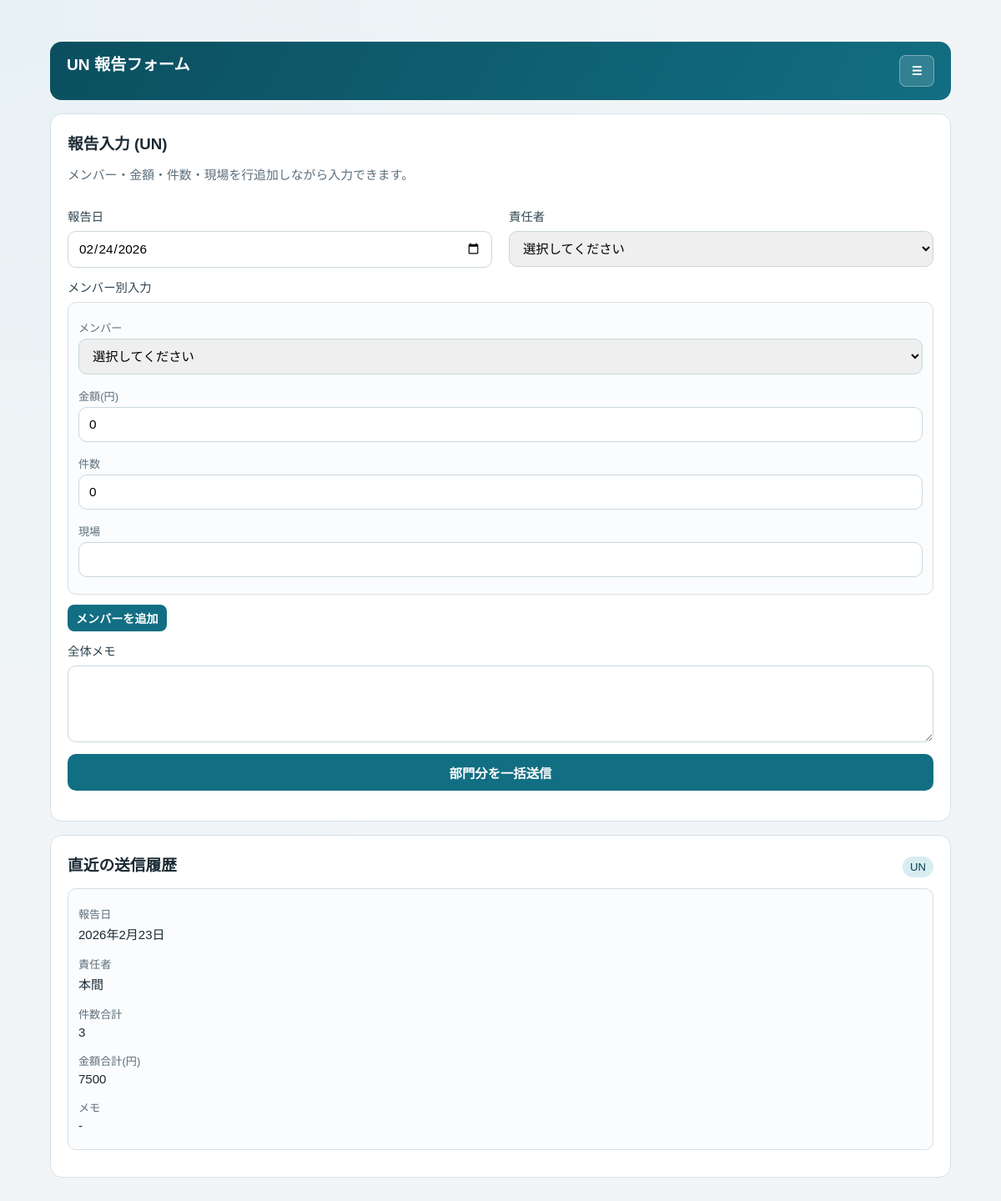
The page /reports/un/ (signed in) on the database as committed earlier.
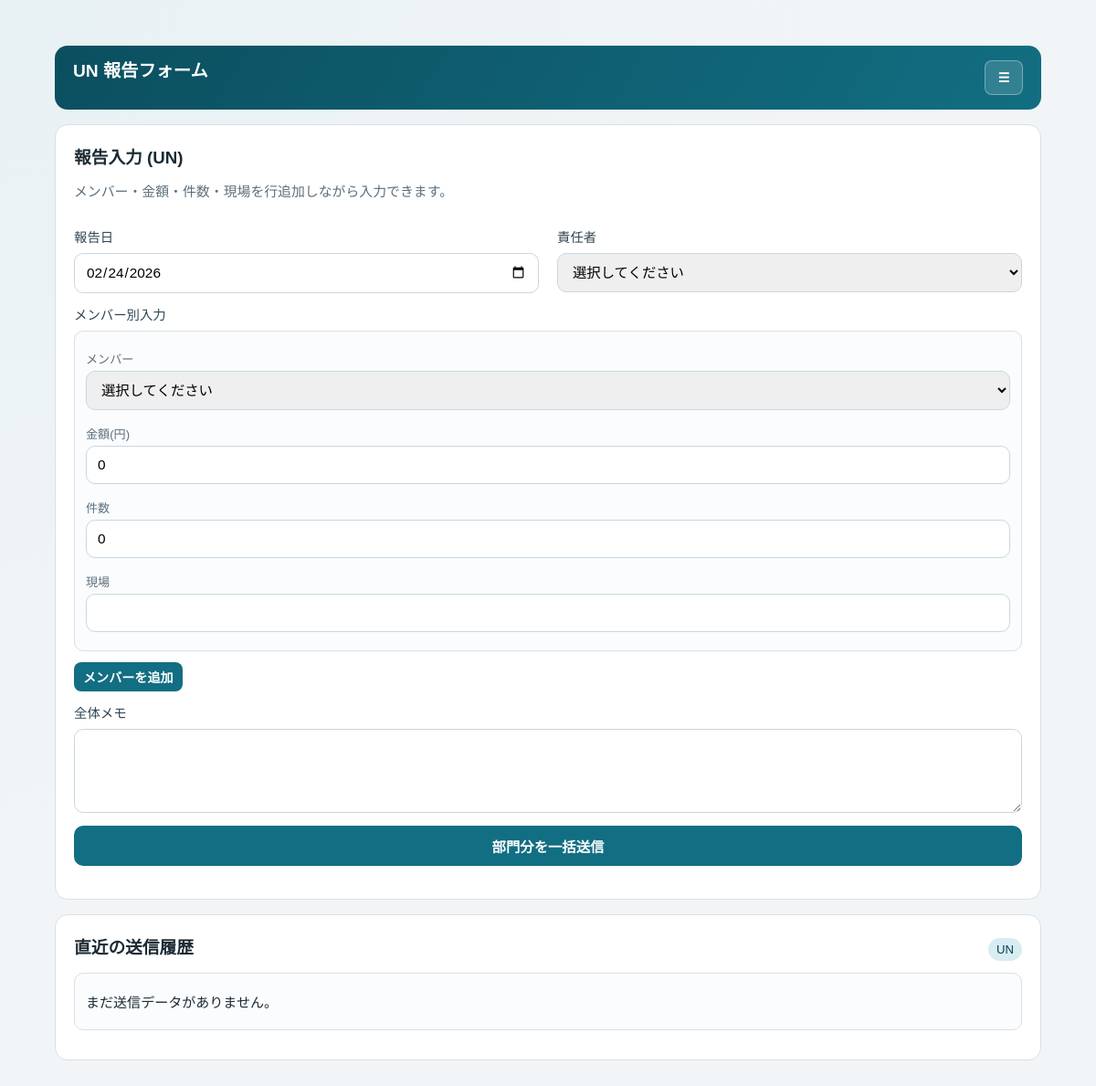
The same page on the database as committed later.
### apps/reports/models.py (models this page shows, shortened)
class DailyDepartmentReport(models.Model):
    department = models.ForeignKey(
        Department,
        on_delete=models.CASCADE,
        related_name="daily_reports",
    )
    report_date = models.DateField(default=timezone.localdate)
    reporter = models.ForeignKey(
        Member,
        on_delete=models.SET_NULL,
        null=True,
        blank=True,
        related_name="submitted_reports",
    )
    total_count = models.PositiveIntegerField(default=0)
    followup_count = models.PositiveIntegerField(default=0)
    location = models.CharField(max_length=128, blank=True)
    memo = models.TextField(blank=True)
    created_at = models.DateTimeField(auto_now_add=True)
    class Meta:
        ordering = ["-report_date", "-created_at"]

### apps/accounts/models.py (models this page shows, shortened)
class Member(models.Model):
    name = models.CharField(max_length=64)
    login_id = models.CharField(max_length=64, unique=True)
    password = models.CharField(max_length=128)
    created_at = models.DateTimeField(auto_now_add=True)
    class Meta:
        ordering = ["-created_at"]

### apps/reports/views.py (the view)
# urls.py: path("un/", report_un, name="report_un"),
@require_roles(ROLE_REPORT, ROLE_ADMIN)
def report_un(request: HttpRequest) -> HttpResponse:
    department = _department_by_code("UN")
    return _render_report_form(
        request,
        dept_code="UN",
        title=f"{department.name if department else 'UN'} 報告フォーム",
        location_label="現場",
    )

### apps/reports/forms.py
class ReportSubmissionForm(forms.Form):
    report_date = forms.DateField(
        label="報告日",
        widget=forms.DateInput(attrs={"type": "date"}),
    )
    reporter = forms.ModelChoiceField(
        label="責任者",
        queryset=Member.objects.none(),
        required=False,
        empty_label="選択してください",
    )
    memo = forms.CharField(
        label="全体メモ",
        required=False,
        widget=forms.Textarea(attrs={"rows": 3}),
    )
    def __init__(self, *args, members=None, **kwargs):
        super().__init__(*args, **kwargs)
        if members is None:
            members = Member.objects.none()
        self.fields["reporter"].queryset = members
        self.fields["reporter"].label_from_instance = lambda member: member.name

### apps/accounts/auth.py (called while the page is built)
def require_roles(*allowed_roles: str):
    def decorator(view_func):
        @wraps(view_func)
        def wrapper(request: HttpRequest, *args, **kwargs) -> HttpResponse:
            role = request.session.get(SESSION_ROLE_KEY)
            if role not in allowed_roles:
                return redirect("home")
            return view_func(request, *args, **kwargs)
        return wrapper
    return decorator

### apps/reports/templates/reports/report_form.html (shortened to what this page needs)
{% extends "base.html" %}
{% block content %}
<div class="container">
  <header class="topbar">
    <strong>{{ title }}</strong>
  </header>
  <section class="card" style="margin-top: 16px;">
    <h3>{% if is_edit %}報告修正{% else %}報告入力{% endif %} ({{ dept_name }})</h3>
    {% if show_location %}
    <p class="muted">メンバー・金額・件数・{{ location_label }}を行追加しながら入力できます。</p>
    {% else %}
    <p class="muted">メンバー・金額・件数を行追加しながら入力できます。{{ location_label }}は不要です。</p>
    {% endif %}
    <form method="post" style="margin-top: 12px;" autocomplete="off">
      <div class="grid grid-2">
        <div>
          <label for="{{ form.report_date.id_for_label }}">{{ form.report_date.label }}</label>
          {{ form.report_date }}
        </div>
        <div>
          <label for="{{ form.reporter.id_for_label }}">{{ form.reporter.label }}</label>
          <select name="reporter" id="id_reporter">
            <option value="">選択してください</option>
          </select>
        </div>
      </div>
      <label style="margin-top: 12px;">メンバー別入力</label>
      <table class="stacked-card-table">
        <tbody id="member-rows">
          {% for row in row_values %}
          <tr>
            <td data-label="メンバー">
              <select name="member_ids">
                <option value="">選択してください</option>
              </select>
            </td>
            <td data-label="金額(円)"><input type="number" min="0" name="amounts" value="{{ row.amount|default:'0' }}"></td>
            {% if split_counts %}
            <td data-label="CS件数"><input type="number" min="0" name="cs_counts" value="{{ row.cs_count|default:'0' }}"></td>
            <td data-label="難民件数"><input type="number" min="0" name="refugee_counts" value="{{ row.refugee_count|default:'0' }}"></td>
            {% else %}
            <td data-label="件数"><input type="number" min="0" name="counts" value="{{ row.count|default:'0' }}"></td>
            {% endif %}
            {% if show_location %}
            <td data-label="{{ location_label }}"><input name="locations" value="{{ row.location }}"></td>
            {% endif %}
          </tr>
          {% endfor %}
        </tbody>
      </table>
      <div style="margin-top: 10px;">
        <button type="button" id="add-row" class="btn-inline">メンバーを追加</button>
      </div>
      <div style="margin-top: 10px;">
        <label for="{{ form.memo.id_for_label }}">{{ form.memo.label }}</label>
        <textarea name="memo" rows="3" id="id_memo">{{ memo_value }}</textarea>
      </div>
      <div style="margin-top: 14px;">
        <button type="submit">{% if is_edit %}修正して保存{% else %}部門分を一括送信{% endif %}</button>
      </div>
    </form>
  </section>
  <section class="card" style="margin-top: 16px;">
    <div class="row">
      <h3>直近の送信履歴</h3>
      <span class="badge">{{ dept_name }}</span>
    </div>
    <table class="stacked-card-table" style="margin-top: 8px;">
      <tbody>
        {% for report in recent_reports %}
        <tr>
          <td data-label="報告日">{{ report.report_date }}</td>
          <td data-label="責任者">{% if report.reporter %}{{ report.reporter.name }}{% else %}-{% endif %}</td>
          {% if split_counts %}
          <td data-label="CS件数合計">{{ report.cs_count_total|default_if_none:0 }}</td>
          <td data-label="難民件数合計">{{ report.refugee_count_total|default_if_none:0 }}</td>
          {% else %}
          <td data-label="件数合計">{{ report.total_count }}</td>
          {% endif %}
          <td data-label="金額合計(円)">{{ report.followup_count }}</td>
          <td data-label="メモ">{{ report.memo|default:"-" }}</td>
        </tr>
        {% empty %}
        <tr>
          <td colspan="{% if split_counts %}6{% else %}5{% endif %}">まだ送信データがありません。</td>
        </tr>
        {% endfor %}
      </tbody>
    </table>
  </section>
</div>
{% endblock %}

Rows that differ between the two databases and show on the page:
removed DailyDepartmentReport: report_date "2026年2月23日", reporter.name "本間", total_count "3", followup_count "7500", memo "-"
Other text that changed with them:
text now shown: "まだ送信データがありません。"
